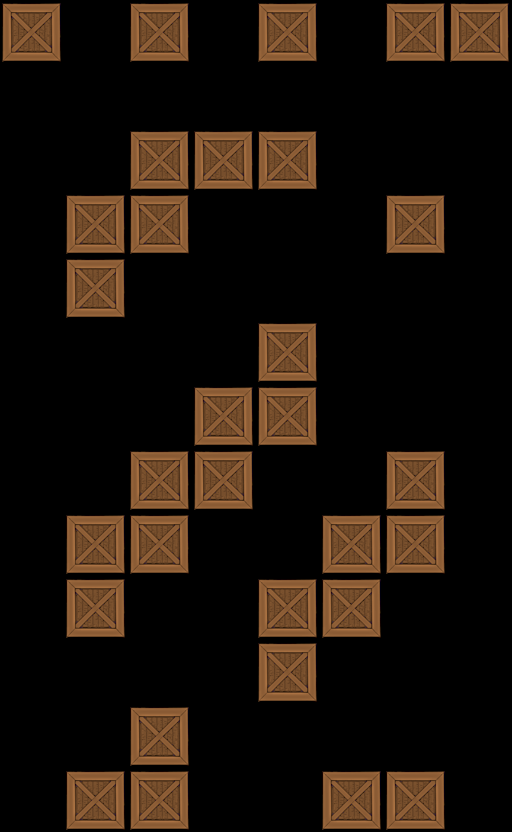

This is a level from a 2D game, rendered from its Tiled map with the project's own tilesets. A one-line summary and the map file follow, with tile-layer data summarised:
An orthogonal 8x13 tile map with 64x64 px tiles, 1 tile layer (Tile Layer 1).

<map version="1.0" orientation="orthogonal" width="8" height="13" tilewidth="64" tileheight="64">
 <tileset firstgid="1" name="crate" tilewidth="64" tileheight="64">
  <image source="../../crate2.png" width="64" height="64" />
 </tileset>
 <layer name="Tile Layer 1" width="8" height="13">
  <data>[104 cells, 31 non-empty, 1 distinct tile ids]</data>
 </layer>
</map>
